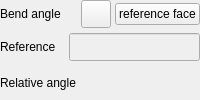
           <widget class="QWidget" name="angleGroup" native="true">
            <property name="sizePolicy">
             <sizepolicy hsizetype="Preferred" vsizetype="Maximum">
              <horstretch>0</horstretch>
              <verstretch>0</verstretch>
             </sizepolicy>
            </property>
            <layout class="QGridLayout" name="groupAngle">
             <property name="leftMargin">
              <number>0</number>
             </property>
             <property name="topMargin">
              <number>0</number>
             </property>
             <property name="rightMargin">
              <number>0</number>
             </property>
             <property name="bottomMargin">
              <number>0</number>
             </property>
             <property name="spacing">
              <number>1</number>
             </property>
             <item row="1" column="0">
              <layout class="QHBoxLayout" name="angleLayout">
               <property name="spacing">
                <number>4</number>
               </property>
               <item>
                <widget class="QLabel" name="labelBendAng">
                 <property name="sizePolicy">
                  <sizepolicy hsizetype="Maximum" vsizetype="Preferred">
                   <horstretch>0</horstretch>
                   <verstretch>0</verstretch>
                  </sizepolicy>
                 </property>
                 <property name="minimumSize">
                  <size>
                   <width>65</width>
                   <height>0</height>
                  </size>
                 </property>
                 <property name="text">
                  <string>Bend angle</string>
                 </property>
                </widget>
               </item>
               <item>
                <widget class="Gui::QuantitySpinBox" name="Angle" native="true">
                 <property name="sizePolicy">
                  <sizepolicy hsizetype="Preferred" vsizetype="Preferred">
                   <horstretch>0</horstretch>
                   <verstretch>0</verstretch>
                  </sizepolicy>
                 </property>
                 <property name="unit" stdset="0">
                  <string notr="true">deg</string>
                 </property>
                 <property name="minimum" stdset="0">
                  <double>-360.000000000000000</double>
                 </property>
                 <property name="maximum" stdset="0">
                  <double>360.000000000000000</double>
                 </property>
                 <property name="value" stdset="0">
                  <double>90.000000000000000</double>
                 </property>
                </widget>
               </item>
               <item>
                <widget class="QPushButton" name="SelAngleFace">
                 <property name="sizePolicy">
                  <sizepolicy hsizetype="Fixed" vsizetype="Fixed">
                   <horstretch>0</horstretch>
                   <verstretch>0</verstretch>
                  </sizepolicy>
                 </property>
                 <property name="minimumSize">
                  <size>
                   <width>30</width>
                   <height>28</height>
                  </size>
                 </property>
                 <property name="maximumSize">
                  <size>
                   <width>28</width>
                   <height>28</height>
                  </size>
                 </property>
                 <property name="baseSize">
                  <size>
                   <width>28</width>
                   <height>28</height>
                  </size>
                 </property>
                 <property name="toolTip">
                  <string>Face reference</string>
                 </property>
                 <property name="styleSheet">
                  <string notr="true">margin: 0px;
padding: 0px;
min-width: 28px;</string>
                 </property>
                 <property name="text">
                  <string/>
                 </property>
                 <property name="icon">
                  <iconset>
                   <normaloff>Icons:FaceSelection_On.svg</normaloff>
                   <normalon>Icons:FaceSelection_Off.svg</normalon>Icons:FaceSelection_On.svg</iconset>
                 </property>
                 <property name="iconSize">
                  <size>
                   <width>24</width>
                   <height>24</height>
                  </size>
                 </property>
                 <property name="checkable">
                  <bool>true</bool>
                 </property>
                </widget>
               </item>
               <item>
                <widget class="QPushButton" name="hideButtWorkaround01">
                 <property name="visible">
                  <bool>false</bool>
                 </property>
                 <property name="text">
                  <string>reference face</string>
                 </property>
                </widget>
               </item>
              </layout>
             </item>
             <item row="2" column="0">
              <widget class="QWidget" name="frameRelatAngle" native="true">
               <layout class="QVBoxLayout" name="verticalLayout_7">
                <property name="spacing">
                 <number>1</number>
                </property>
                <property name="leftMargin">
                 <number>0</number>
                </property>
                <property name="topMargin">
                 <number>0</number>
                </property>
                <property name="rightMargin">
                 <number>0</number>
                </property>
                <property name="bottomMargin">
                 <number>0</number>
                </property>
                <item>
                 <widget class="QWidget" name="frameRefFaceAng" native="true">
                  <property name="sizePolicy">
                   <sizepolicy hsizetype="Preferred" vsizetype="Preferred">
                    <horstretch>0</horstretch>
                    <verstretch>0</verstretch>
                   </sizepolicy>
                  </property>
                  <property name="minimumSize">
                   <size>
                    <width>0</width>
                    <height>32</height>
                   </size>
                  </property>
                  <property name="baseSize">
                   <size>
                    <width>0</width>
                    <height>32</height>
                   </size>
                  </property>
                  <layout class="QHBoxLayout" name="frameRelativeAngle">
                   <property name="spacing">
                    <number>4</number>
                   </property>
                   <property name="leftMargin">
                    <number>0</number>
                   </property>
                   <property name="topMargin">
                    <number>4</number>
                   </property>
                   <property name="rightMargin">
                    <number>0</number>
                   </property>
                   <property name="bottomMargin">
                    <number>4</number>
                   </property>
                   <item>
                    <widget class="QLabel" name="labelFaceAngleRef">
                     <property name="sizePolicy">
                      <sizepolicy hsizetype="Maximum" vsizetype="Preferred">
                       <horstretch>0</horstretch>
                       <verstretch>0</verstretch>
                      </sizepolicy>
                     </property>
                     <property name="minimumSize">
                      <size>
                       <width>65</width>
                       <height>0</height>
                      </size>
                     </property>
                     <property name="text">
                      <string>Reference</string>
                     </property>
                    </widget>
                   </item>
                   <item>
                    <widget class="QLineEdit" name="AngleFaceRef">
                     <property name="enabled">
                      <bool>false</bool>
                     </property>
                     <property name="sizePolicy">
                      <sizepolicy hsizetype="Preferred" vsizetype="Fixed">
                       <horstretch>0</horstretch>
                       <verstretch>0</verstretch>
                      </sizepolicy>
                     </property>
                     <property name="minimumSize">
                      <size>
                       <width>50</width>
                       <height>28</height>
                      </size>
                     </property>
                     <property name="baseSize">
                      <size>
                       <width>0</width>
                       <height>28</height>
                      </size>
                     </property>
                    </widget>
                   </item>
                  </layout>
                 </widget>
                </item>
                <item>
                 <layout class="QHBoxLayout" name="horizontalLayout_3">
                  <item>
                   <widget class="QLabel" name="labelRelatAngle">
                    <property name="sizePolicy">
                     <sizepolicy hsizetype="Maximum" vsizetype="Preferred">
                      <horstretch>0</horstretch>
                      <verstretch>0</verstretch>
                     </sizepolicy>
                    </property>
                    <property name="minimumSize">
                     <size>
                      <width>0</width>
                      <height>28</height>
                     </size>
                    </property>
                    <property name="baseSize">
                     <size>
                      <width>0</width>
                      <height>28</height>
                     </size>
                    </property>
                    <property name="layoutDirection">
                     <enum>Qt::LayoutDirection::RightToLeft</enum>
                    </property>
                    <property name="text">
                     <string>Relative angle</string>
                    </property>
                   </widget>
                  </item>
                  <item>
                   <widget class="Gui::QuantitySpinBox" name="RelativeAngle" native="true">
                    <property name="minimumSize">
                     <size>
                      <width>0</width>
                      <height>28</height>
                     </size>
                    </property>
                    <property name="baseSize">
                     <size>
                      <width>0</width>
                      <height>28</height>
                     </size>
                    </property>
                    <property name="unit" stdset="0">
                     <string notr="true">deg</string>
                    </property>
                    <property name="minimum" stdset="0">
                     <double>-360.000000000000000</double>
                    </property>
                    <property name="maximum" stdset="0">
                     <double>360.000000000000000</double>
                    </property>
                    <property name="value" stdset="0">
                     <double>90.000000000000000</double>
                    </property>
                   </widget>
                  </item>
                 </layout>
                </item>
               </layout>
              </widget>
             </item>
            </layout>
           </widget>
